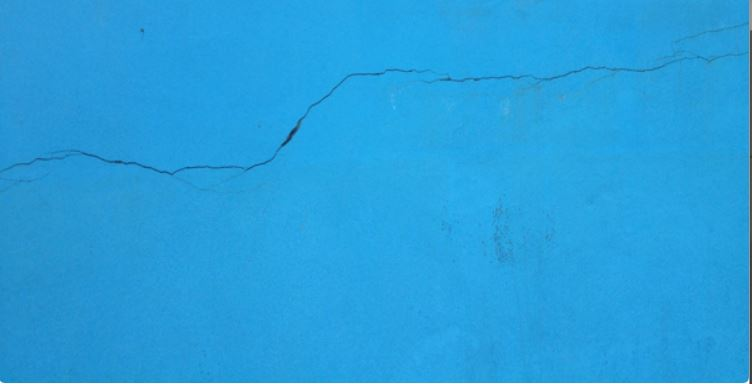
%> input picture images/10.JPG, 752 x 384 px
$ octave crack_detection.m   (GNU Octave 9; MATLAB toolbox functions it lacks are replaced by stand-ins)
%> lines starting %> are read from the running program, lines starting %| are printed output that depends on the picture
clc,clear,close all;

% Upload image from folder named "cracks"
[filename,pathname] = uigetfile('*','Choose the input image from the "cracks" folder');
%> the answer given: images/10.JPG
im1 = imread([pathname,filename]);
%> im1 is the input picture: size 384x752x3 uint8; mean R, G, B 39.2, 159.2, 220.4
scale = 600/(max(size(im1(:,:,1))));
%> scale = 0.798
im1 = imresize(im1,scale*size(im1(:,:,1)));
%> im1: size 307x600x3 uint8

% % Image resize
[m,n,~] = size(im1);
%> m = 307; n = 600

      Red = im1(:,:,1);
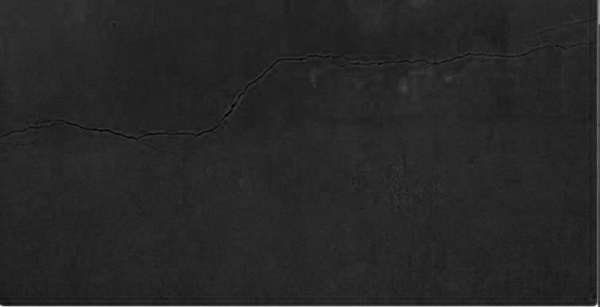
%> Red: size 307x600 uint8; min 0, max 248, mean 39.1
      Green = im1(:,:,2);
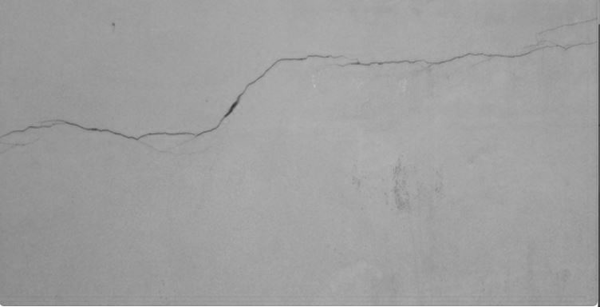
%> Green: size 307x600 uint8; min 46, max 255, mean 159.2
      Blue = im1(:,:,3);
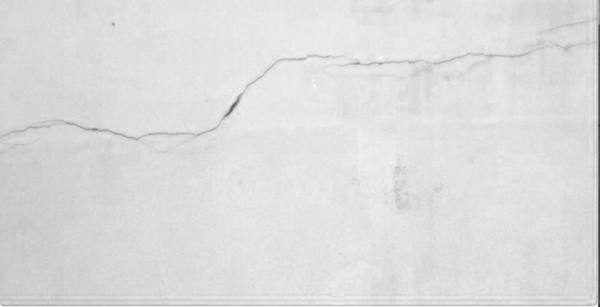
%> Blue: size 307x600 uint8; min 43, max 255, mean 220.4

      %Get histValues for each channel
      [yRed, x] = imhist(Red);
%> yRed = 256 values, max 21126 at index 40, min 0 at index 99, mean 719.5; x = 256 values from 0 to 255
      [yGreen, x] = imhist(Green);
%> yGreen = 256 values, max 10658 at index 166, min 0 at index 1, mean 719.5
      [yBlue, x] = imhist(Blue);
%> yBlue = 256 values, max 11562 at index 227, min 0 at index 1, mean 719.5
      %Plot them together in one plot
      figure(3)
      plot(x, yRed, 'Red', x, yGreen, 'Green', x, yBlue, 'Blue');
%> (this line was passed over: plot is not available in this run)
      title('Histogram of Cover image ');

%PLEASE INSERT A VALUE!
% USE 0 IN CASE YOU DON'T WANT THE BRIGHTNESS TO CHANGE
br = inputdlg('Enter the increased/decreased amount of brightness');
%> the answer given: 3
Br = str2double(br)
im = im1 + Br;
imtool(im);

%% Image processing
% Convert image from RGB to gray scale
I = rgb2gray(im);
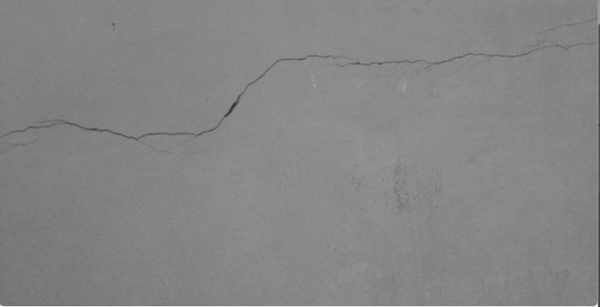
%> I: size 307x600 uint8; min 44, max 254, mean 133.3
      Red = I(:,:,1);
      %Get histValues for each channel
      [yRed, x] = imhist(Red);
%> yRed = 256 values, max 14267 at index 139, min 0 at index 1, mean 719.5
      [yGreen, x] = imhist(Green);
      [yBlue, x] = imhist(Blue);
      %Plot them together in one plot
      figure(4);
      plot(x, yRed, 'Red', x, yGreen, 'Green', x, yBlue, 'Blue');
%> (this line was passed over: plot is not available in this run)
      title('Histogram of Cover image ');

figure(2)
subplot(1,2,1)
imhist(I)
xlim([0,250]);
title('Histogram before enhancement')
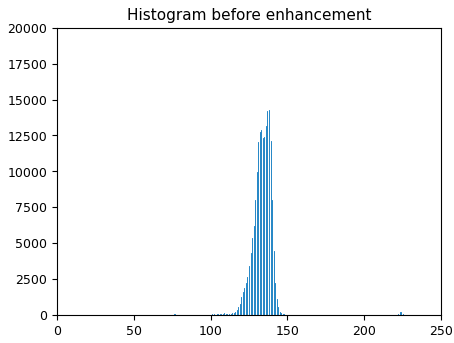
%> figure redrawn from the program's plot data; highest point at x = 138, y = 14267
imtool(I)

% Image enhancment
% First) 9*9 low pass filter
[f1,f2]=freqspace(size(I),'meshgrid');
D=100/size(I,1);
%> D = 0.326
LPF = ones(9);
r=f1.^2+f2.^2;
for i=1:9
    for j=1:9
        t=r(i,j)/(D*D);
        LPF(i,j)=exp(-t);
    end
end


% Second) applying filter
Y=fft2(double(I));
Y=fftshift(Y);
Y=convn(Y,LPF);
Y=ifftshift(Y);
I_en=ifft2(Y);

% Third) blurr image
%> (the run ends here)

$ run again, on images/12.JPG
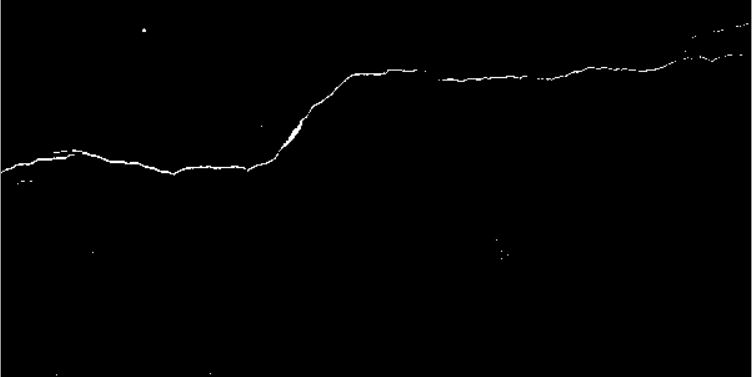
%> input picture images/12.JPG, 752 x 377 px
%> im1 is the input picture: size 377x752x3 uint8; min 0, max 255, mean 1.7
%> scale = 0.798
%> im1: size 301x600x3 uint8
%> `[yRed, x] = imhist(Red);`: yRed = 256 values, max 172047 at index 1, min 0 at index 105, mean 705.5; x = 256 values from 0 to 255
%> yGreen has the same summary as yRed
%> yBlue has the same summary as yRed
%> `[yRed, x] = imhist(Red);`: yRed = 256 values, max 172047 at index 4, min 0 at index 1, mean 705.5
%> `title('Histogram before enhancement')`:
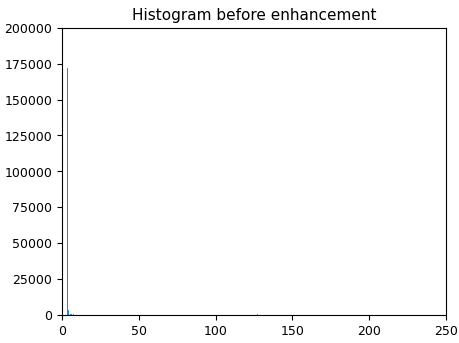
%> figure redrawn from the program's plot data; highest point at x = 3, y = 172047

$ run again, on images/14.JPG
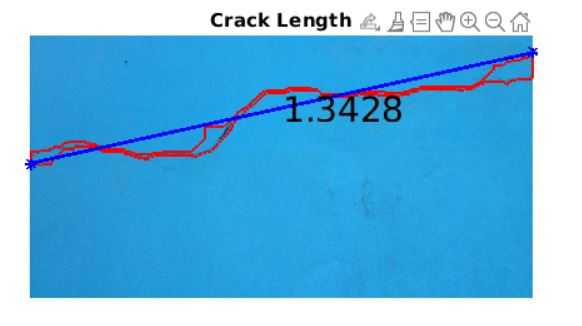
%> input picture images/14.JPG, 582 x 326 px
%> im1 is the input picture: size 326x582x3 uint8; mean R, G, B 104.7, 182.4, 226
%> scale = 1.03
%> im1: size 337x600x3 uint8
%> `[yRed, x] = imhist(Red);`: yRed = 256 values, max 46371 at index 256, min 21 at index 104, mean 789.8; x = 256 values from 0 to 255
%> yGreen = 256 values, max 49358 at index 256, min 14 at index 204, mean 789.8
%> yBlue = 256 values, max 48559 at index 256, min 20 at index 106, mean 789.8
%> `I = rgb2gray(im);`:
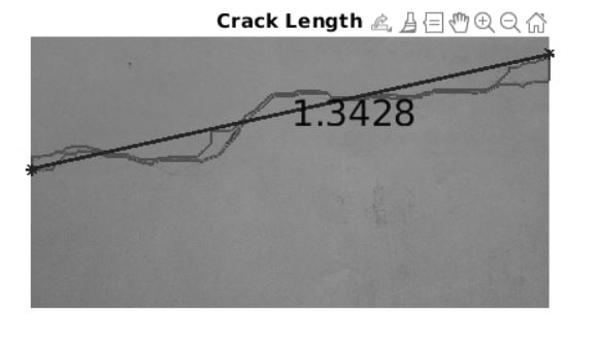
%> I: size 337x600 uint8; min 3, max 255, mean 166.4
%> `[yRed, x] = imhist(Red);`: yRed = 256 values, max 51344 at index 256, min 0 at index 1, mean 789.8
%> `title('Histogram before enhancement')`:
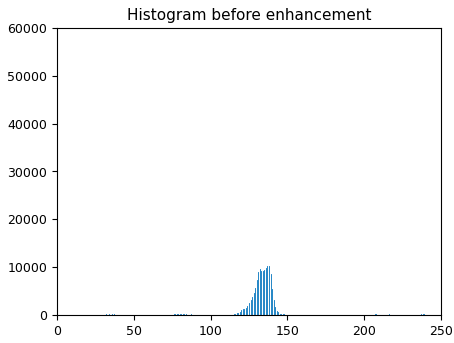
%> figure redrawn from the program's plot data; highest point at x = 255, y = 51344
